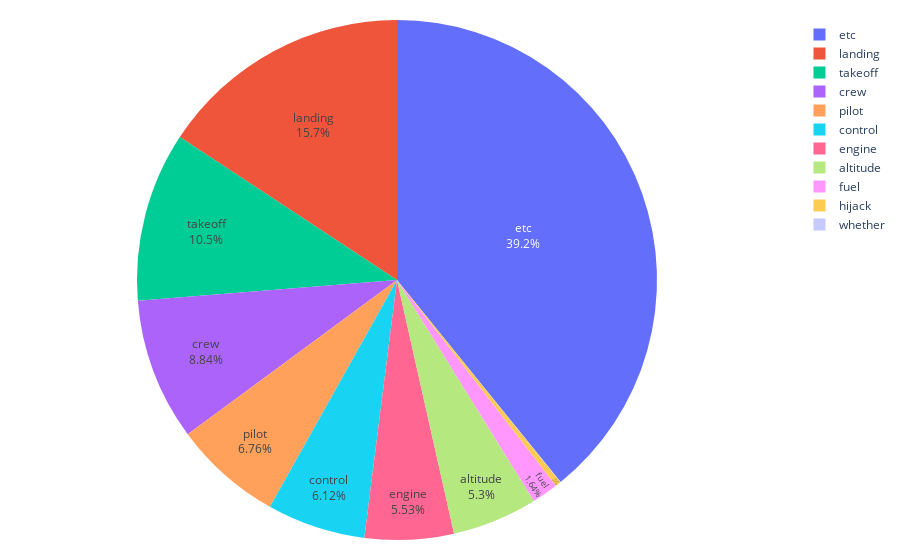

The cell this chart's notebook holds for it:
### Code cell
import plotly.graph_objects as go
ratio_total   = list(df.groupby(['why'],as_index=False).agg(why_sum = ('Fatalities','sum')).sort_values(by='why_sum',ascending=False).loc[:,'why_sum'])
labels_total  = list(df.groupby(['why'],as_index=False).agg(why_sum = ('Fatalities','sum')).sort_values(by='why_sum',ascending=False).loc[:,'why'])

# pull is given as a fraction of the pie radius
fig = go.Figure(data=[go.Pie(labels=labels_total, values=ratio_total)])
fig.update_layout(margin=dict(t=20, b=20, l=10, r=20))
fig.update_traces(textposition='inside', textinfo='percent+label')
fig.show()

### Figure 1 — Plotly figure (JSON) as saved in the notebook; plotly's stock layout.template omitted (floating-point values rounded to 4 significant figures)
{"data": [{"labels": ["etc", "landing", "takeoff", "crew", "pilot", "control", "engine", "altitude", "fuel", "hijack", "whether"], "textinfo": "percent+label", "textposition": "inside", "type": "pie", "values": [101866, 40943, 27397, 22983, 17595, 15923, 14380, 13794, 4267, 916, 50]}], "layout": {"margin": {"b": 20, "l": 10, "r": 20, "t": 20}}}
